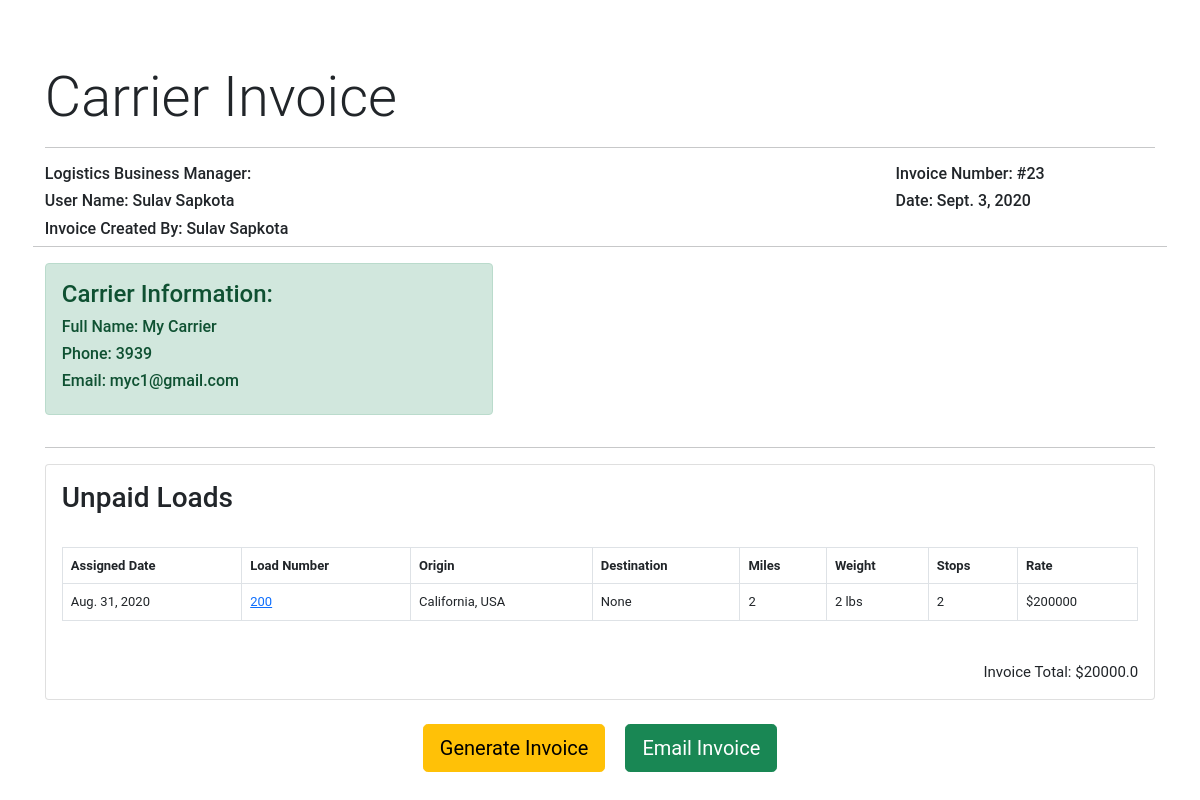
Screenshot of /invoice/23 (signed in) with the database file from the repository.
### TMSTruck/models.py (models this page shows, shortened)
class Carrier(models.Model):
	user					= models.ForeignKey(Account,on_delete=models.CASCADE,null=True,blank=True)
	firstName 				= models.CharField(max_length=100,null=True)
	lastName				= models.CharField(max_length=100,null=True)
	company 				= models.CharField(max_length=100,null=True)
	email					= models.EmailField(max_length=100,null=True)
	phone					= models.IntegerField(null=True)
	mc_number 				= models.IntegerField(null=True)
	dot_number				= models.IntegerField(null=True)
	factoring_phone			= models.IntegerField(null=True)
	willing_states			= models.TextField(max_length=1000,null=True)
	carrier_status			= models.CharField(max_length=100,null=True)
	factoring_company		= models.CharField(max_length=100,null=True)
	mc_upload		 		= models.FileField(upload_to=carrierMcFiles,null=True)
	w9_upload 				= models.FileField(upload_to=carrierMcFiles,null=True)
	insurance				= models.FileField(upload_to=carrierMcFiles,null=True)
	costPerMile				= models.IntegerField(null=True)

class Account(models.Model):
	user 					= models.OneToOneField(User, on_delete=models.CASCADE)
	choices 				= [('ACTIVE','ACTIVE'),('INACTIVE','INACTIVE')]
	roleChoice				= [('Trainee','Trainee'),
								('Logistics Manager','Logistics Manager'),
								('Accounting','Accounting'),
								('Hiring Manager','Hiring Manager'),
								('Admin','Admin')]
	Email					= models.EmailField(max_length=100,null=True)
	firstName    			= models.CharField(max_length=100,null=True)
	lastName 				= models.CharField(max_length=100,null=True)
	commissionRate 			= models.IntegerField(null=True)
	address 				= models.CharField(max_length=100,null=True)
	city 					= models.CharField(max_length=100,null=True)
	state 					= models.CharField(max_length=100,null=True)
	zipCode 				= models.IntegerField(null=True)
	Phone 					= models.IntegerField(null=True)
	userStatus 				= models.CharField(max_length=100,choices=choices,default='ACTIVE')
	enrolledCarriers 		= models.TextField(null=True,max_length=3000, blank=True)
	userRole				= models.CharField(null=True,max_length=100,choices=roleChoice,default='Trainee',blank=True)
	ndaNca 					= models.FileField(upload_to=w9UploadFile)
	w9_upload				= models.FileField(upload_to=w9UploadFile,null=True)

class AssignLoad(models.Model):
	user 					= models.ForeignKey(Account,on_delete=models.CASCADE,null=True,blank=True)
	brokerage_name 			= models.CharField(max_length=300, null=True)
	broker_name 			= models.CharField(max_length=300, null=True)
	assignToCarrier			= models.ForeignKey(Carrier,blank=True, on_delete=models.CASCADE, null=True)
	broker_address 			= models.CharField(max_length=300, null=True)
	pickupAddress 			= models.CharField(max_length=300, null=True)
	distance 				= models.IntegerField(null=True)
	weight 					= models.IntegerField(null=True)
	rate 					= models.IntegerField(null=True)
	stops 					= models.IntegerField(null=True)
	assigned_date			= models.DateTimeField(blank=True,auto_now_add=True, null=True)
	pickupDate				= models.CharField(max_length=3000,null=True, blank=True)
	is_active 				= models.BooleanField(default=True,null=True)
	is_paid 				= models.BooleanField(default=False,null=True)
	broker_phone			= models.IntegerField(null=True)
	broker_email			= models.EmailField(max_length=100,null=True)
	load_number				= models.IntegerField(null=True)
	dropOffDate				= models.CharField(max_length=3000,null=True,blank=True)
	dropOffAddress			= models.CharField(max_length=10000,null=True)
	first_available_pickup	= models.CharField(max_length=3000,null=True,blank=True)
	rate_confirmation		= models.FileField(blank=True,upload_to=rate_confirmation_path)
	bill_of_landing			= models.FileField(blank=True,upload_to=bill_path)
	special_comments 		= models.TextField(null=True,max_length=10000)
	final_address			= models.CharField(null=True,max_length=100, blank=True)
	is_awaiting				= models.BooleanField(null=True,default=True,blank=True)
	is_awb					= models.BooleanField(null=True,default=True,blank=True)
	is_sign					= models.BooleanField(null=True,default=False)

### TMSTruck/decorators.py (the view)
        def wrapper(request, *args, **kwargs):
            group = None
            if request.user.groups.exists():
                group = request.user.groups.all()[0].name
            if group in allowed_roles:
                return view_func(request, *args, **kwargs)
            elif group == 'Trainee':
                return redirect("user")
            else:
                return HttpResponse("You are not authorized to visit this page. ")

### TMSTruck/views.py (called while the page is built, shortened)
@login_required(login_url="login")
@customRoles(allowed_roles=['Admin','Accounting','Logistics Manager'])
def invoicing(request,pk):
	user = request.user
	carrier = Carrier.objects.get(id=pk)
	loads = AssignLoad.objects.filter(assignToCarrier=carrier,is_active=False,is_paid=False)
	template = 'TMSTruck/carrier/carrier_invoice.html'
	dates = date.today()
	total = 0
	for i in loads:
		total+= i.rate
	invoice_total = total *0.1
	print(invoice_total)
	context = {
		'user':user,
		'carrier':carrier,
		'user_loads':loads,
		'invoice_total':invoice_total,
		'date':dates,
		'send_email':'Email Invoice',
		'button':'Generate Invoice'
	}
	data = {
		'user':user,
		'carrier':carrier,
		'user_loads':loads,
		'invoice_total':invoice_total,
		'date':dates,
	}
	return render(request,template,context)

### TMSTruck/templates/TMSTruck/carrier/carrier_invoice.html (shortened to what this page needs)
{% extends 'TMSTruck/base.html' %}
{% load static %}
{% block content %}
<!DOCTYPE html>
<html lang="en">
<head>
    <link rel="stylesheet" href="{% static 'css/dashboard.css' %}">
</head>
<body>
    <div class="main-body">
        <br><br>
      <h1 class="display-4">Carrier Invoice</h1>
      <hr>
        <div class="row">
            <div class="col-md-9">
                <h6>Logistics Business Manager: </h6>
                <h6>User Name: {{carrier.user.firstName}} {{carrier.user.lastName}}</h6>
                <h6>Invoice Created By: {{user.first_name}} {{user.last_name}}</h6>
            </div>
            <div class="col">
                <h6>Invoice Number: #{{carrier.id}}</h6>
                <h6>Date: {{date}}<h6>
            </div>
            <hr>
        </div>
        <div class="row">
            <div class="col-md-5">
                <div class="alert alert-success">
                    <h4>Carrier Information:</h4>
                    <h6>Full Name: {{carrier.firstName}} {{carrier.lastName}} </h6>
                    <h6>Phone: {{carrier.phone}} </h6>
                    <h6>Email: {{carrier.email}} </h6>
                </div>
            </div>
        </div>
        <hr>
        <div class="row">
            <div class="col-md-12">
                <div class="card">
                    <div class="card-body">
                        <h3  class="card-title">Unpaid Loads</h3><br>
                        <table class="table table-bordered">
                            <thead>
                                <tr>
                                    <th scope="col">Assigned Date</th>
                                    <th scope="col">Load Number</th>
                                    <th scope="col">Origin</th>
                                    <th scope="col">Destination</th>
                                    <th scope="col">Miles</th>
                                    <th scope="col">Weight</th>
                                    <th scope="col">Stops</th>
                                    <th scope="col">Rate</th>
                                </tr>
                            </thead>
                            <tbody>
                                {% for loads in user_loads %}
                                <tr>
                                    <td>{{loads.assigned_date.date}}</td>
                                    <td><a href="{% url 'load_detail' loads.id %}">{{loads.load_number}}</a></td>
                                    <td>{{loads.pickupAddress}}</td>
                                    <td>{{loads.final_address}}</td>
                                    <td>{{loads.distance}}</td>
                                    <td>{{loads.weight}} lbs</td>
                                    <td>{{loads.stops}}</td>
                                    <td>${{loads.rate}}</td>
                                </tr>
                                {% empty %}
                                <td colspan="8">NO ITEMS</td>
                                {% endfor %}
                            </tbody>
                        </table>
                        <br>
                        <div style="text-align:right;
                        float: right;
                         font-family: Roboto;
                         font-size:15px;
                         ">Invoice Total: ${{invoice_total}}</div>
                    </div>
                </div>
            </div>
        </div>
        <br>
        <div style="display: flex;justify-content: center;grid-gap: 20px;" class="btns mb-5">
            <a href="{% url 'pdf_invoice' carrier.id %}"><button class="btn btn-warning btn-lg">{{button}}</button></a>
            <form action="" method="POST">
                <input type="submit" value="{{send_email}}" class="btn btn-success btn-lg">
            </form>
        </div>
    </div>
</body>
</html>
{% endblock %}

### static/css/base.css (style rules this page uses)
* { padding: 0px; margin: 0px; }
.main-body { margin: 1rem 2.8rem; }

### TMSTruck/templates/TMSTruck/carrier/carrier_invoice.html (style rules this page uses)
table { font-size: 13px; border: 0.2px solid rgb(182, 182, 182); padding: 2px 10px; }
body { font-family: Roboto; }

### rows the page displays
Carrier: user.firstName "Sulav", user.lastName "Sapkota", id "23", firstName "My", lastName "Carrier", phone "3939", email "myc1@gmail.com"
AssignLoad: assigned_date "Aug. 31, 2020", load_number "200", pickupAddress "California, USA", final_address "None", distance "2", weight "2", stops "2", rate "200000"

### other values shown
{{ user.first_name }} "Sulav"
{{ user.last_name }} "Sapkota"
{{ invoice_total }} "20000.0"
{{ button }} "Generate Invoice"
